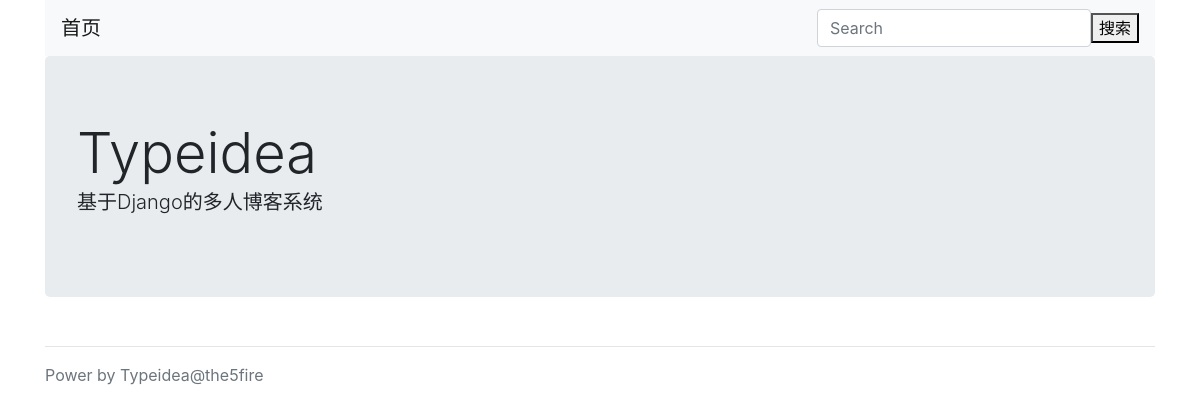
Before: / with the older database file.
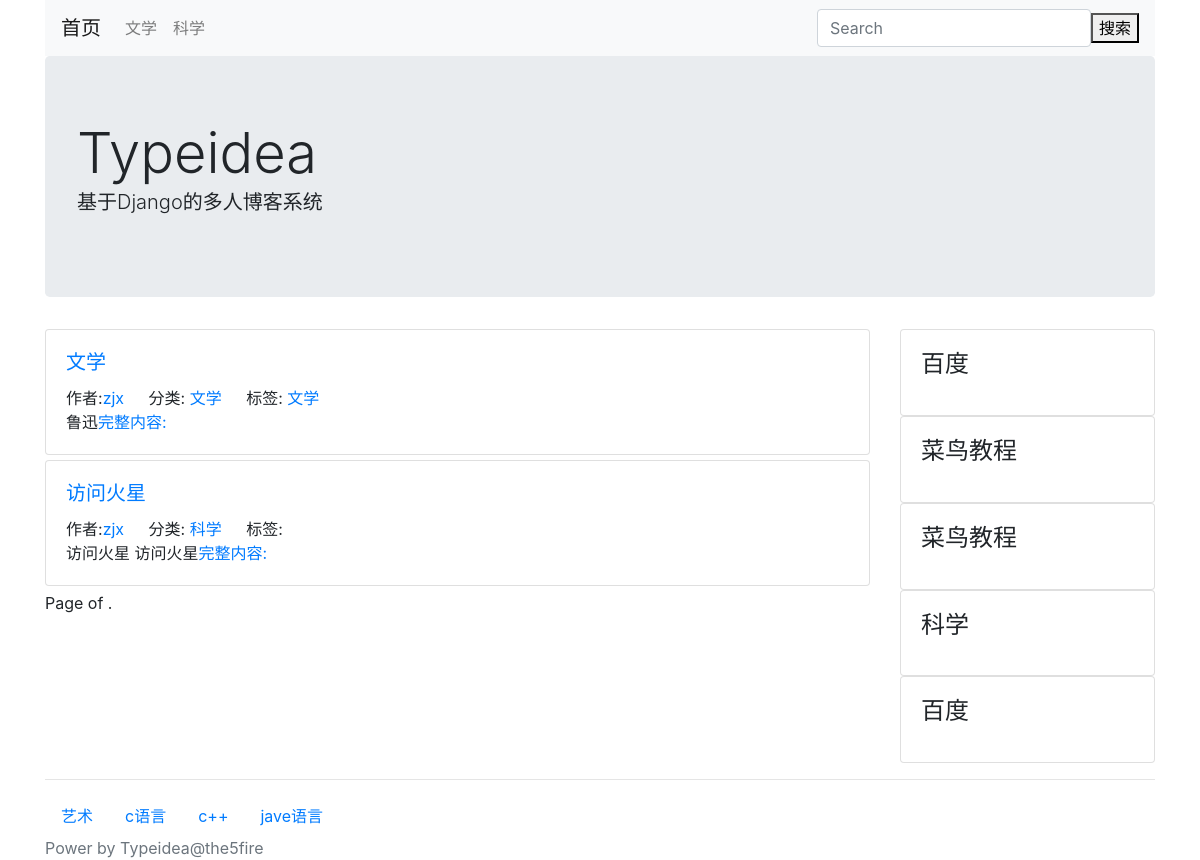
After: the same page with the newer database file.
### blog/models.py (models this page shows, shortened)
class Category(models.Model):
    STATUS_NORMAL = 1
    STATUS_DELETE = 0
    STATUS_ITEMS = (
            (STATUS_NORMAL, '正常'),
            (STATUS_DELETE, '删除'),
    )
    name = models.CharField(max_length=50, verbose_name="名称")
    status = models.PositiveIntegerField(default=STATUS_NORMAL,
            choices=STATUS_ITEMS, verbose_name="状态")
    is_nav = models.BooleanField(default=False, verbose_name="是否为导航")
    owner = models.ForeignKey(User, verbose_name="作者",on_delete=models.DO_NOTHING)
    created_time = models.DateTimeField(auto_now_add=True, verbose_name="创建时间")
    class Meta:
        verbose_name = verbose_name_plural = '分类'
    @classmethod
    def get_navs(cls):
        categories = cls.objects.filter(status=cls.STATUS_NORMAL)
        nav_categories = []
        normal_categories = []
        for cate in categories:
            if cate.is_nav:
                nav_categories.append(cate)
            else:
                normal_categories.append(cate)
        return {
            'navs': nav_categories,
            'categories': normal_categories,
        }

class Post(models.Model):
    STATUS_NORMAL = 1
    STATUS_DELETE = 0
    STATUS_DRAFT = 2
    STATUS_ITEMS = (
        (STATUS_NORMAL, '正常'),
        (STATUS_DELETE, '删除'),
        (STATUS_DRAFT, '草稿'),
    )
    pv = models.PositiveIntegerField(default=1)
    uv = models.PositiveIntegerField(default=1)
    title = models.CharField(max_length=255, verbose_name="标题")
    desc = models.CharField(max_length=1024, blank=True, verbose_name="摘要")
    content = models.TextField(verbose_name="正文", help_text="正文必须为MarkDown格式")
    status = models.PositiveIntegerField(default=STATUS_NORMAL,
        choices=STATUS_ITEMS, verbose_name="状态")
    category = models.ForeignKey(Category, verbose_name="分类",on_delete=models.DO_NOTHING)
    tag = models.ManyToManyField(Tag, verbose_name="标签")
    owner = models.ForeignKey(User, verbose_name="作者",on_delete=models.DO_NOTHING)
    created_time = models.DateTimeField(auto_now_add=True, verbose_name="创建时间")
    class Meta:
        verbose_name = verbose_name_plural = "文章"
        ordering = ['-id']

class Tag(models.Model):
    STATUS_NORMAL = 1
    STATUS_DELETE = 0
    STATUS_ITEMS = (
        (STATUS_NORMAL, '正常'),
        (STATUS_DELETE, '删除'),
    )
    name = models.CharField(max_length=10, verbose_name="名称")
    status = models.PositiveIntegerField(default=STATUS_NORMAL,
        choices=STATUS_ITEMS, verbose_name="状态")
    owner = models.ForeignKey(User, verbose_name="作者",on_delete=models.DO_NOTHING)
    created_time = models.DateTimeField(auto_now_add=True, verbose_name="创建时间")
    class Meta:
        verbose_name = verbose_name_plural = '标签'

### cofig/models.py (models this page shows, shortened)
class SideBar(models.Model):
    DISPLAY_HTML = 1
    DISPLAY_LATEST = 2
    DISPLAY_HOT = 3
    DISPLAY_COMMENT = 4
    SIDE_TYPE = (
        (DISPLAY_HTML, 'HTML'),
        (DISPLAY_LATEST, '最新文章'),
        (DISPLAY_HOT, '最热文章'),
        (DISPLAY_COMMENT, '最近评论'),
    )
    STATUS_SHOW = 1
    STATUS_HIDE = 0
    STATUS_ITEMS = (
        (STATUS_SHOW, '展示'),
        (STATUS_HIDE, '隐藏'),
    )
    title = models.CharField(max_length=50, verbose_name= "标题")
    display_type = models.PositiveIntegerField(default=1, choices=SIDE_TYPE,
                                                verbose_name="展示类型")
    content = models .CharField(max_length=500, blank=True, verbose_name="内容",
                                help_text="如果设置的不是HTML类型，可为空")
    status=models.PositiveIntegerField(default=STATUS_SHOW, choices=STATUS_ITEMS,
                                        verbose_name="状态")
    owner= models.ForeignKey(User, verbose_name= "作者",on_delete=models.DO_NOTHING)
    created_time= models.DateTimeField(auto_now_add=True, verbose_name="创建时间")
    class Meta:
        verbose_name = verbose_name_plural="侧边栏"
    @classmethod
    def get_all(cls):
        return cls.objects.filter(status=cls.STATUS_SHOW)

### blog/views.py (the view)
# urls.py: url(r'^$', IndexView.as_view(), name='index'),
class IndexView(CommonViewMixin, ListView):
    queryset = Post.latest_posts()
    paginate_by = 5
    context_object_name = 'post_list'
    template_name = 'blog/list.html'

### blog/views.py (called while the page is built)
        def get_context_data(self, **kwargs):
            context = super().get_context_data(**kwargs)
            context.update({
                'sidebars': SideBar.get_all(),
            })
            context.update(Category.get_navs())
            return context

### typeidea/templates/blog/list.html (shortened to what this page needs)
<!DOCTYPE html>
<html lang="en">
<head>
</head>
<body>
{% extends "./base.html" %}
{% block main %}
    {% for post in post_list %}
        <div class="card post">
            <div class="card-body">
                <h5 class="card-title"><a href="{% url 'post-detail' post.id %}">{{ post.title }}</a></h5>
                <span class="card-link">作者:<a href="#">{{ post.owner.username }}</a></span>
                <span class="card-link">分类:<a href="{% url 'category-list' post.category.id %}">
                    {{ post.category.name }}</a></span>
                <span class="card-link">标签:
                    {% for tag in post.tag.all %}
                    <a href="{% url 'tag-list' tag.id %}">{{ tag.name }}</a>
                    {% endfor %}
                </span>
        <p class="card-text">{{ post.desc }}<a href="{% url 'post-detail' post.id %}">完整内容:</a></p>
            </div>
        </div>
    {% endfor %}
    {% if page_obj %}
        Page {{ page_obj_number }} of {{ paginator.num_page }}.
    {% endif %}
{% endblock %}

### typeidea/templates/blog/base.html (shortened to what this page needs)
{% load static %}
<!DOCTYPE html>
<html lang="en">
<head>
    <link rel="stylesheet" href="https://cdn.bootcss.com/bootstrap/4.0.0/css/bootstrap.css">
</head>
<body>
<div class="container head">
    <nav class="navbar navbar-expand-lg navbar-light bg-light">
        <a class="navbar-brand" href="/">首页</a>
        <div class="collapse navbar-collapse" id="navbarSupportedContent">
            <ul class="navbar-nav mr-auto">
                {% for cate in navs %}
                    <li class="nav-item">
                        <a class="nav-link" href="{% url 'category-list' cate.id %}">
                            {{ cate.name }}</a>
                    </li>
                {% endfor %}
            </ul>
            <from class="form-inline" action='/search/' method='GET'>
                <input class="form-control" type="search" name="keyword" placeholder="Search" aria-label="Search"
                       value="{{ keyword }}">
                <button class="bth bth-outline-success" type="submit">搜索</button>
            </from>
        </div>
    </nav>
    <div class="jumbotron">
        <hl class="display-4">Typeidea</hl>
        <p class="lead">基于Django的多人博客系统</p>
    </div>
</div>
<div class="container main">
    <div class="row">
        <div class="col-9 post-list">
            {% block main %}
            {% endblock %}
        </div>
        <div class="col-3">
            {% block sidebar %}
                {% for sidebar in sidebars %}
                    <div class="card sidebar">
                        <div class="card-body">
                            <h4 class="card-title">{{ sidebar.title }}</h4>
                        </div>
                    </div>
                {% endfor %}
            {% endblock %}
        </div>
    </div>
</div>
<footer class="footer">
    {% block footer %}
        <div class="container">
            <hr/>
            <nav class="nav category">{% for cate in categories %}
                <a href="{% url 'category-list' cate.id %}" class="nav-link"> {{ cate.name }}</a>
            {% endfor %}
            </nav>
        </div>
        <div class="container power">
            <span class="text-muted">Power by Typeidea@the5fire</span>
        </div>
    {% endblock %}
</footer>
</body>
</html>

### typeidea/templates/blog/base.html (style rules this page uses)
.post { margin-bottom: 5px; }

Changed rows visible on the page:
added Category: name "文学"
added Category: name "科学"
added Post: title "文学", owner.username "zjx", category.name "文学", desc "鲁迅"
added Tag: name "文学"
added Post: title "访问火星", owner.username "zjx", category.name "科学", desc "访问火星 访问火星"
added SideBar: title "百度"
added SideBar: title "菜鸟教程"
added SideBar: title "菜鸟教程"
added SideBar: title "科学"
added SideBar: title "百度"
added Category: name "艺术"
added Category: name "c语言"
added Category: name "c++"
added Category: name "jave语言"
Other visible differences:
text now shown: "Page of ."
